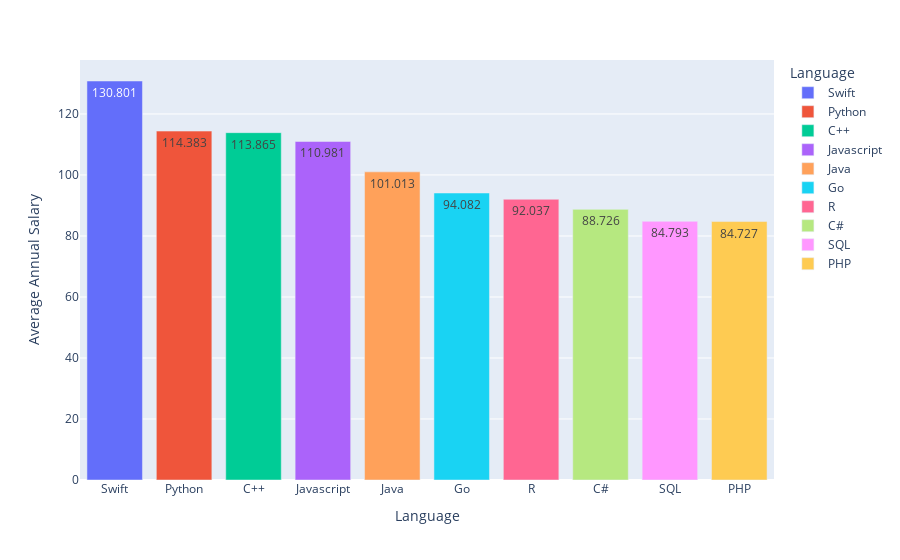

Here is the notebook cell this chart was saved with:
### Code cell
fig2 = px.bar(df2, x='Language', y='Average Annual Salary', color="Language", text='Average Annual Salary')
fig2.show()

### Figure 1 — Plotly figure (JSON) as saved in the notebook; plotly's stock layout.template omitted (floating-point values rounded to 4 significant figures)
{"data": [{"alignmentgroup": "True", "hovertemplate": "Language=%{x}<br>Average Annual Salary=%{text}<extra></extra>", "legendgroup": "Swift", "marker": {"color": "#636efa", "pattern": {"shape": ""}}, "name": "Swift", "offsetgroup": "Swift", "orientation": "v", "showlegend": true, "text": [130.8], "textposition": "auto", "type": "bar", "x": ["Swift"], "xaxis": "x", "y": [130.8], "yaxis": "y"}, {"alignmentgroup": "True", "hovertemplate": "Language=%{x}<br>Average Annual Salary=%{text}<extra></extra>", "legendgroup": "Python", "marker": {"color": "#EF553B", "pattern": {"shape": ""}}, "name": "Python", "offsetgroup": "Python", "orientation": "v", "showlegend": true, "text": [114.4], "textposition": "auto", "type": "bar", "x": ["Python"], "xaxis": "x", "y": [114.4], "yaxis": "y"}, {"alignmentgroup": "True", "hovertemplate": "Language=%{x}<br>Average Annual Salary=%{text}<extra></extra>", "legendgroup": "C++", "marker": {"color": "#00cc96", "pattern": {"shape": ""}}, "name": "C++", "offsetgroup": "C++", "orientation": "v", "showlegend": true, "text": [113.9], "textposition": "auto", "type": "bar", "x": ["C++"], "xaxis": "x", "y": [113.9], "yaxis": "y"}, {"alignmentgroup": "True", "hovertemplate": "Language=%{x}<br>Average Annual Salary=%{text}<extra></extra>", "legendgroup": "Javascript", "marker": {"color": "#ab63fa", "pattern": {"shape": ""}}, "name": "Javascript", "offsetgroup": "Javascript", "orientation": "v", "showlegend": true, "text": [111.0], "textposition": "auto", "type": "bar", "x": ["Javascript"], "xaxis": "x", "y": [111.0], "yaxis": "y"}, {"alignmentgroup": "True", "hovertemplate": "Language=%{x}<br>Average Annual Salary=%{text}<extra></extra>", "legendgroup": "Java", "marker": {"color": "#FFA15A", "pattern": {"shape": ""}}, "name": "Java", "offsetgroup": "Java", "orientation": "v", "showlegend": true, "text": [101.0], "textposition": "auto", "type": "bar", "x": ["Java"], "xaxis": "x", "y": [101.0], "yaxis": "y"}, {"alignmentgroup": "True", "hovertemplate": "Language=%{x}<br>Average Annual Salary=%{text}<extra></extra>", "legendgroup": "Go", "marker": {"color": "#19d3f3", "pattern": {"shape": ""}}, "name": "Go", "offsetgroup": "Go", "orientation": "v", "showlegend": true, "text": [94.08], "textposition": "auto", "type": "bar", "x": ["Go"], "xaxis": "x", "y": [94.08], "yaxis": "y"}, {"alignmentgroup": "True", "hovertemplate": "Language=%{x}<br>Average Annual Salary=%{text}<extra></extra>", "legendgroup": "R", "marker": {"color": "#FF6692", "pattern": {"shape": ""}}, "name": "R", "offsetgroup": "R", "orientation": "v", "showlegend": true, "text": [92.04], "textposition": "auto", "type": "bar", "x": ["R"], "xaxis": "x", "y": [92.04], "yaxis": "y"}, {"alignmentgroup": "True", "hovertemplate": "Language=%{x}<br>Average Annual Salary=%{text}<extra></extra>", "legendgroup": "C#", "marker": {"color": "#B6E880", "pattern": {"shape": ""}}, "name": "C#", "offsetgroup": "C#", "orientation": "v", "showlegend": true, "text": [88.73], "textposition": "auto", "type": "bar", "x": ["C#"], "xaxis": "x", "y": [88.73], "yaxis": "y"}, {"alignmentgroup": "True", "hovertemplate": "Language=%{x}<br>Average Annual Salary=%{text}<extra></extra>", "legendgroup": "SQL", "marker": {"color": "#FF97FF", "pattern": {"shape": ""}}, "name": "SQL", "offsetgroup": "SQL", "orientation": "v", "showlegend": true, "text": [84.79], "textposition": "auto", "type": "bar", "x": ["SQL"], "xaxis": "x", "y": [84.79], "yaxis": "y"}, {"alignmentgroup": "True", "hovertemplate": "Language=%{x}<br>Average Annual Salary=%{text}<extra></extra>", "legendgroup": "PHP", "marker": {"color": "#FECB52", "pattern": {"shape": ""}}, "name": "PHP", "offsetgroup": "PHP", "orientation": "v", "showlegend": true, "text": [84.73], "textposition": "auto", "type": "bar", "x": ["PHP"], "xaxis": "x", "y": [84.73], "yaxis": "y"}], "layout": {"barmode": "relative", "legend": {"title": {"text": "Language"}, "tracegroupgap": 0}, "margin": {"t": 60}, "xaxis": {"anchor": "y", "categoryarray": ["Swift", "Python", "C++", "Javascript", "Java", "Go", "R", "C#", "SQL", "PHP"], "categoryorder": "array", "domain": [0, 1], "title": {"text": "Language"}}, "yaxis": {"anchor": "x", "domain": [0, 1], "title": {"text": "Average Annual Salary"}}}}
